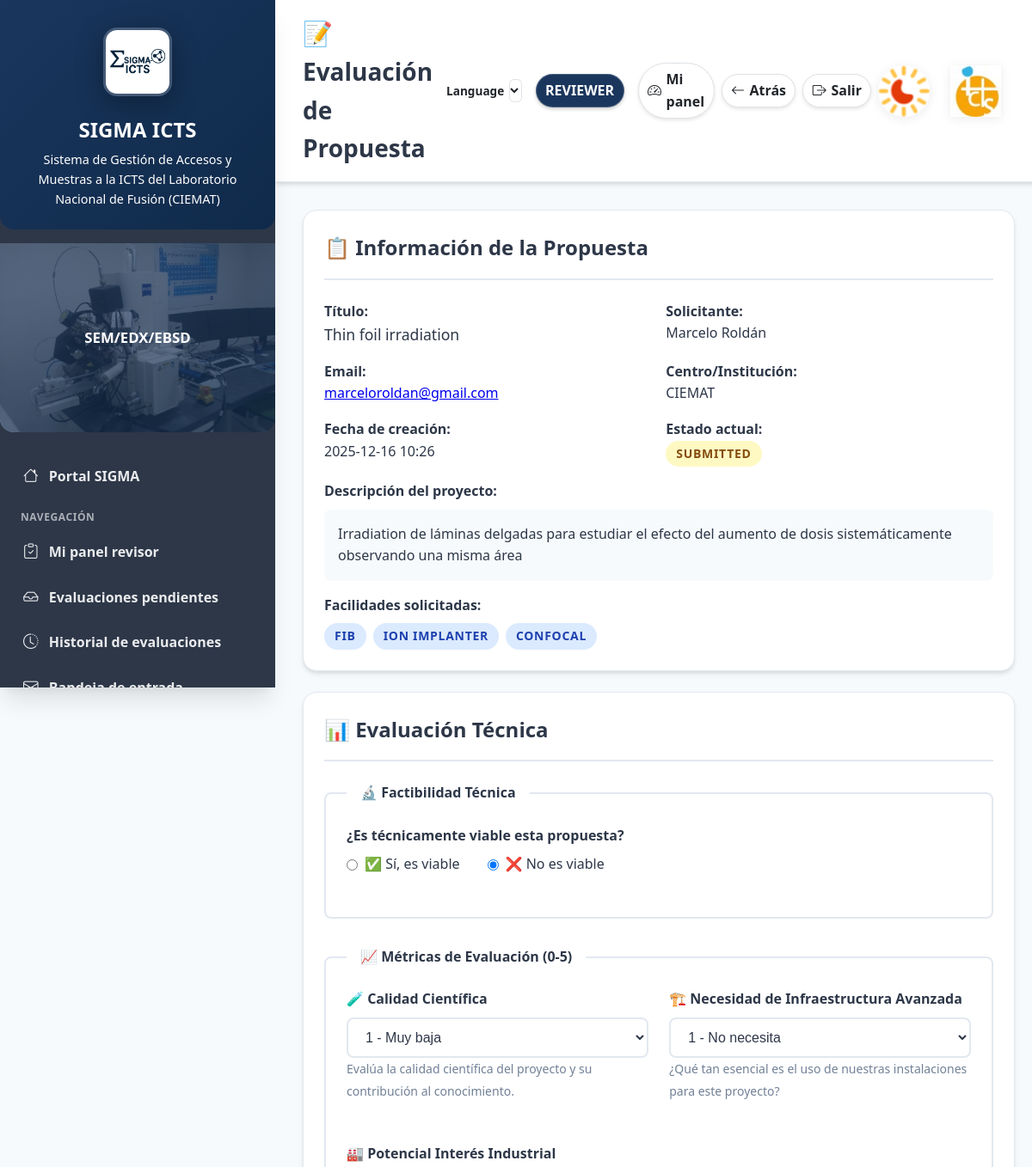
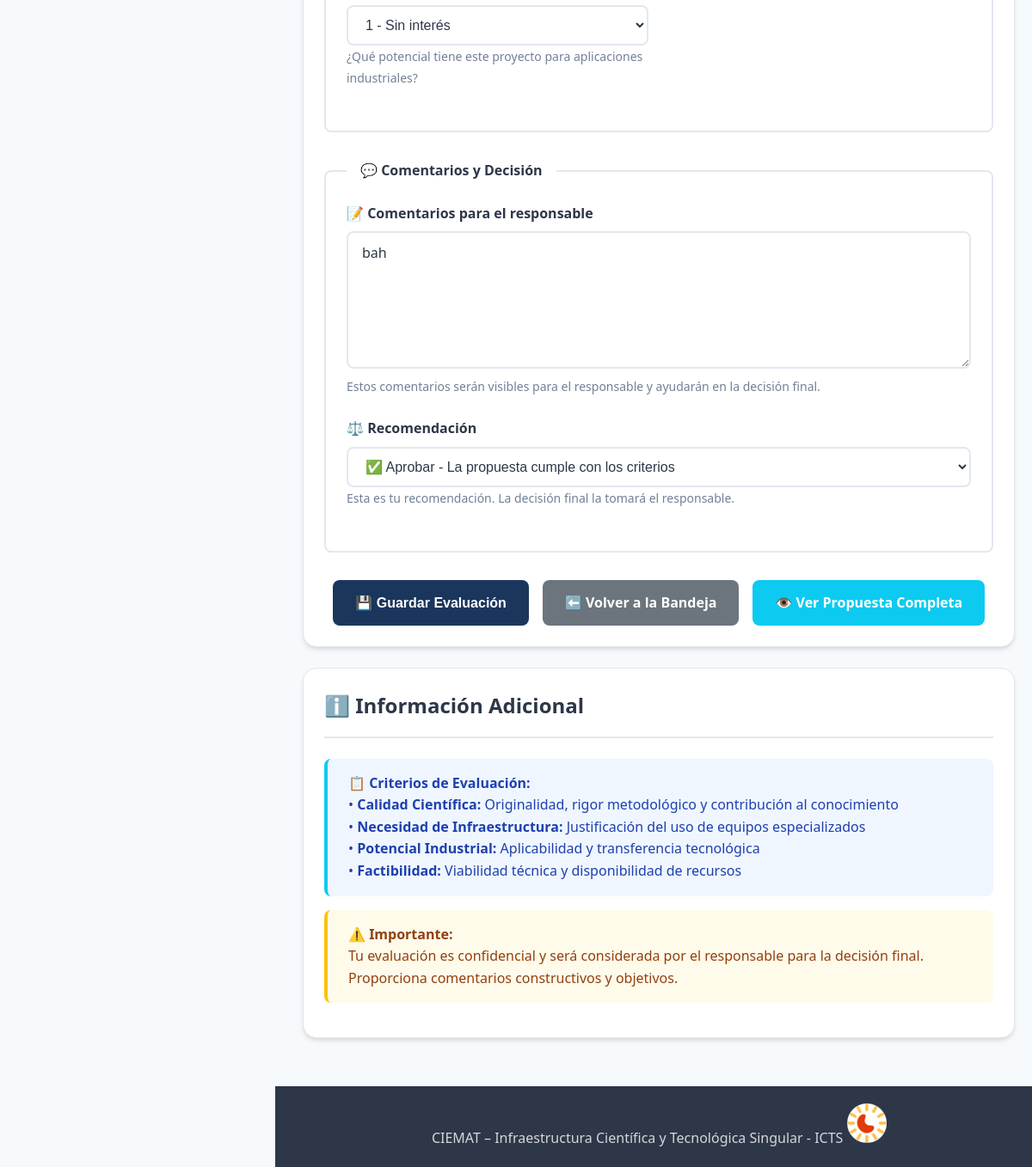
The app's page /icts/reviews/start/271/ (signed in) with its own data (2 pictures, top to bottom).
### icts/models.py (models this page shows, shortened)
class AccessProposal(models.Model):
    ICTS_TECH_FIELDS = (
        "facility_sem",
        "facility_sem_fib",
        "facility_imp",
        "facility_sims",
        "facility_confocal",
        "facility_vdg",
        "facility_profilometer",
    )
    PROJECT_TYPE_CHOICES = [
        ("international", "International"),
        ("european", "European"),
        ("national", "National"),
        ("regional", "Regional"),
    ]
    STATUS_CHOICES = [
        ("draft", "Draft"),
        ("submitted", "Submitted"),
        ("changes_requested", "Changes requested"),
        ("accepted", "Accepted"),
        ("rejected", "Rejected"),
    ]
    applicant = models.ForeignKey(
        settings.AUTH_USER_MODEL,
        on_delete=models.CASCADE,
        related_name="icts_proposals",
    )
    title = models.CharField(max_length=200)
    scope = models.TextField(blank=True)
    facilities = models.ManyToManyField(Facility, blank=True)
    status = models.CharField(max_length=20, choices=STATUS_CHOICES, default="draft")
    responsable_comment = models.TextField(blank=True)
    created_at = models.DateTimeField(auto_now_add=True)
    submitted_at = models.DateTimeField(null=True, blank=True)
    is_new_request = models.BooleanField(default=True, help_text="Is this a new request?")
    previous_access = models.ForeignKey(
        'self',
        on_delete=models.SET_NULL,
        null=True,
        blank=True,
        help_text="Previous approved request to copy data from"
    )
    access_code = models.CharField(max_length=80, blank=True, help_text="Auto-generated access code")
    user_sequence_number = models.PositiveIntegerField(null=True, blank=True)
    applicant_is_different = models.BooleanField(default=False)
    organization = models.CharField(max_length=200, blank=True, help_text="Center/Institution")
    contact_person = models.CharField(max_length=200, blank=True)
    email = models.EmailField(blank=True)
    phone = models.CharField(max_length=50, blank=True)
    project_name = models.CharField(max_length=200, blank=True)
    project_type = models.CharField(
        max_length=100,
        blank=True,
        choices=PROJECT_TYPE_CHOICES,
        help_text="International, European, National, Regional",
    )
    funding_source = models.CharField(max_length=200, blank=True)
    start_year = models.IntegerField(null=True, blank=True)
    end_year = models.IntegerField(null=True, blank=True)
    previous_experiments = models.TextField(blank=True)
    references = models.TextField(blank=True)
    facility_sem = models.BooleanField(default=False)
    facility_sem_fib = models.BooleanField(default=False)
    facility_imp = models.BooleanField(default=False)
    facility_sims = models.BooleanField(default=False)
    facility_confocal = models.BooleanField(default=False)
    facility_vdg = models.BooleanField(default=False)
    facility_profilometer = models.BooleanField(default=False)
    facility_olmat = models.BooleanField(default=False)
    facility_data = models.JSONField(null=True, blank=True, default=dict)
    class Meta:
        constraints = [
            models.UniqueConstraint(
                fields=["applicant", "user_sequence_number"],
                condition=models.Q(user_sequence_number__isnull=False),
                name="unique_accessproposal_user_sequence",
            ),
        ]
    @property
    def has_icts_techniques(self) -> bool:
        return any(getattr(self, field, False) for field in self.ICTS_TECH_FIELDS)

class ICTSUserProfile(models.Model):
    user = models.OneToOneField(
        User, on_delete=models.CASCADE, related_name="icts_profile"
    )
    center = models.CharField("Centro / Institución", max_length=150, blank=True)
    phone = models.CharField("Teléfono", max_length=30, blank=True)
    address = models.TextField("Dirección", blank=True)
    user_siglas = models.CharField("Siglas usuario", max_length=10, blank=True, null=True, unique=True)
    proposal_counter = models.PositiveIntegerField(default=0)
    validated = models.BooleanField("Validado por responsable", default=False)
    created_at = models.DateTimeField(auto_now_add=True)
    matricula = models.CharField("Matrícula CIEMAT", max_length=50, blank=True)

class Facility(models.Model):
    name = models.CharField(max_length=100, unique=True)
    code = models.SlugField(max_length=50, unique=True)

class ProposalReview(models.Model):
    DECISION = [
        ("pending", "Pending"),
        ("approve", "Approve"),
        ("request_changes", "Request changes"),
        ("reject", "Reject"),
    ]
    proposal = models.ForeignKey(
        AccessProposal, on_delete=models.CASCADE, related_name="reviews"
    )
    reviewer = models.ForeignKey(
        settings.AUTH_USER_MODEL, on_delete=models.CASCADE, related_name="icts_reviews"
    )
    decision = models.CharField(max_length=16, choices=DECISION, default="pending")
    comments = models.TextField(blank=True)
    updated_at = models.DateTimeField(auto_now=True)
    feasibility_ok = models.BooleanField(null=True, blank=True, help_text="Is this proposal technically feasible?")
    score_scientific_quality = models.IntegerField(
        null=True, blank=True,
        choices=[(i, i) for i in range(1, 6)],
        help_text="Scientific quality score (1-5)"
    )
    score_need_infrastructure = models.IntegerField(
        null=True, blank=True,
        choices=[(i, i) for i in range(1, 6)],
        help_text="Need for advanced infrastructure score (1-5)"
    )
    score_industrial_potential = models.IntegerField(
        null=True, blank=True,
        choices=[(i, i) for i in range(1, 6)],
        help_text="Industrial potential score (1-5)"
    )
    class Meta:
        unique_together = ("proposal", "reviewer")

### icts/views.py (the view)
# urls.py: path("reviews/start/<int:pk>/", views.review_start, name="review_start"),
@login_required(login_url="/accounts/login/icts/")
@never_cache
def review_start(request, pk):
    groups = get_normalized_user_groups(request.user)
    if is_responsable(request.user, groups):
        return redirect("icts:responsable_dashboard")
    if not is_reviewer(request.user, groups):
        raise PermissionDenied
    obj = get_object_or_404(AccessProposal, pk=pk)
    if not obj.has_icts_techniques:
        messages.error(request, "Esta propuesta es solo OLMAT y no entra en revision ICTS.")
        return redirect("icts:reviewer_inbox")
    review, _ = ProposalReview.objects.get_or_create(proposal=obj, reviewer=request.user)
    if request.method == "POST":
        form = ProposalReviewForm(request.POST, instance=review)
        action = request.POST.get('action', 'save_draft')
        if form.is_valid():
            if action == 'submit':
                feasibility_ok = form.cleaned_data.get("feasibility_ok")
                decision = form.cleaned_data.get("decision")
                if feasibility_ok is None:
                    messages.error(request, "Debes indicar si la propuesta es viable técnicamente.")
                elif decision not in {"approve", "request_changes", "reject"}:
                    messages.error(request, "Debes seleccionar una recomendación final.")
                else:
                    form.save()
                    send_proposal_notification(obj, 'review_completed')
                    messages.success(request, "Evaluación enviada correctamente.")
                    return redirect("icts:reviewer_inbox")
            else:
                form.save()
                messages.success(request, "Borrador guardado.")
                return redirect("icts:reviewer_inbox")
        else:
            messages.error(request, "Corrige los errores del formulario.")
    else:
        form = ProposalReviewForm(instance=review)
    return render(request, "icts/review_form.html", {
        "proposal": obj,
        "form": form,
        "review": review
    })

### templates/icts/review_form.html (shortened to what this page needs)
{% extends 'icts/base_generic.html' %}
{% block page_title %}📝 Evaluación de Propuesta{% endblock %}
{% block page_content %}
<div class="card">
  <div class="card-header">
    <h2 class="card-title">📋 Información de la Propuesta</h2>
  </div>
  <div style="display: grid; grid-template-columns: repeat(auto-fit, minmax(300px, 1fr)); gap: 1rem;">
    <div>
      <strong>Título:</strong><br>
      <span style="font-size: 1.1rem;">{{ proposal.title }}</span>
    </div>
    <div>
      <strong>Solicitante:</strong><br>
      {{ proposal.applicant.get_full_name|default:proposal.applicant.username }}
    </div>
    <div>
      <strong>Email:</strong><br>
      <a href="mailto:{{ proposal.applicant.email }}">{{ proposal.applicant.email }}</a>
    </div>
    <div>
      <strong>Centro/Institución:</strong><br>
      {% if proposal.applicant.icts_profile %}
        {{ proposal.applicant.icts_profile.center|default:"No especificado" }}
      {% else %}
        No especificado
      {% endif %}
    </div>
    <div>
      <strong>Fecha de creación:</strong><br>
      {{ proposal.created_at|date:"Y-m-d H:i" }}
    </div>
    <div>
      <strong>Estado actual:</strong><br>
      <span class="badge {% if proposal.status == 'submitted' %}yellow{% elif proposal.status == 'accepted' %}green{% elif proposal.status == 'rejected' %}red{% else %}blue{% endif %}">
        {{ proposal.get_status_display }}
      </span>
    </div>
  </div>
  {% if proposal.scope %}
    <div class="mt-4">
      <strong>Descripción del proyecto:</strong><br>
      <div style="background: var(--bg-main); padding: 1rem; border-radius: 0.5rem; margin-top: 0.5rem;">
        {{ proposal.scope|linebreaks }}
      </div>
    </div>
  {% endif %}
  {% if proposal.facilities.exists %}
    <div class="mt-4">
      <strong>Facilidades solicitadas:</strong><br>
      <div class="d-flex gap-2" style="flex-wrap: wrap; margin-top: 0.5rem;">
        {% for facility in proposal.facilities.all %}
          <span class="badge blue">{{ facility.name }}</span>
        {% endfor %}
      </div>
    </div>
  {% endif %}
</div>
<form method="post" class="card">
  <div class="card-header">
    <h2 class="card-title">📊 Evaluación Técnica</h2>
  </div>
  <fieldset style="border: 2px solid var(--border); border-radius: 0.5rem; padding: 1.5rem; margin-bottom: 2rem;">
    <legend style="font-weight: 600; color: var(--text-primary); padding: 0 1rem;">🔬 Factibilidad Técnica</legend>
    <div class="form-group">
      <label class="form-label">¿Es técnicamente viable esta propuesta?</label>
      <div style="display: flex; gap: 2rem; margin-top: 0.5rem;">
        <label style="display: flex; align-items: center; gap: 0.5rem; cursor: pointer;">
          <input type="radio" name="feasibility_ok" value="true"
                 {% if form.feasibility_ok.value == True %}checked{% endif %}>
          ✅ Sí, es viable
        </label>
        <label style="display: flex; align-items: center; gap: 0.5rem; cursor: pointer;">
          <input type="radio" name="feasibility_ok" value="false"
                 {% if form.feasibility_ok.value == False %}checked{% endif %}>
          ❌ No es viable
        </label>
      </div>
    </div>
  </fieldset>
  <fieldset style="border: 2px solid var(--border); border-radius: 0.5rem; padding: 1.5rem; margin-bottom: 2rem;">
    <legend style="font-weight: 600; color: var(--text-primary); padding: 0 1rem;">📈 Métricas de Evaluación (0-5)</legend>
    <div style="display: grid; grid-template-columns: repeat(auto-fit, minmax(300px, 1fr)); gap: 1.5rem;">
      <div class="form-group">
        <label class="form-label" for="{{ form.score_scientific_quality.id_for_label }}">
          🧪 Calidad Científica
        </label>
        <select name="score_scientific_quality" id="{{ form.score_scientific_quality.id_for_label }}" class="form-input">
          <option value="1" {% if form.score_scientific_quality.value == 1 %}selected{% endif %}>1 - Muy baja</option>
        </select>
        <small class="muted">Evalúa la calidad científica del proyecto y su contribución al conocimiento.</small>
      </div>
      <div class="form-group">
        <label class="form-label" for="{{ form.score_need_infrastructure.id_for_label }}">
          🏗️ Necesidad de Infraestructura Avanzada
        </label>
        <select name="score_need_infrastructure" id="{{ form.score_need_infrastructure.id_for_label }}" class="form-input">
          <option value="1" {% if form.score_need_infrastructure.value == 1 %}selected{% endif %}>1 - No necesita</option>
        </select>
        <small class="muted">¿Qué tan esencial es el uso de nuestras instalaciones para este proyecto?</small>
      </div>
      <div class="form-group">
        <label class="form-label" for="{{ form.score_industrial_potential.id_for_label }}">
          🏭 Potencial Interés Industrial
        </label>
        <select name="score_industrial_potential" id="{{ form.score_industrial_potential.id_for_label }}" class="form-input">
          <option value="1" {% if form.score_industrial_potential.value == 1 %}selected{% endif %}>1 - Sin interés</option>
        </select>
        <small class="muted">¿Qué potencial tiene este proyecto para aplicaciones industriales?</small>
      </div>
    </div>
  </fieldset>
  <fieldset style="border: 2px solid var(--border); border-radius: 0.5rem; padding: 1.5rem; margin-bottom: 2rem;">
    <legend style="font-weight: 600; color: var(--text-primary); padding: 0 1rem;">💬 Comentarios y Decisión</legend>
    <div class="form-group">
      <label class="form-label" for="{{ form.comments.id_for_label }}">
        📝 Comentarios para el responsable
      </label>
      <textarea name="comments" id="{{ form.comments.id_for_label }}"
                class="form-input" rows="6"
                placeholder="Proporciona comentarios detallados sobre tu evaluación...">{{ form.comments.value|default:"" }}</textarea>
      <small class="muted">Estos comentarios serán visibles para el responsable y ayudarán en la decisión final.</small>
    </div>
    <div class="form-group">
      <label class="form-label" for="{{ form.decision.id_for_label }}">
        ⚖️ Recomendación
      </label>
      <select name="decision" id="{{ form.decision.id_for_label }}" class="form-input">
        <option value="approve" {% if form.decision.value == 'approve' %}selected{% endif %}>
          ✅ Aprobar - La propuesta cumple con los criterios
        </option>
      </select>
      <small class="muted">Esta es tu recomendación. La decisión final la tomará el responsable.</small>
    </div>
  </fieldset>
  <div class="actions">
    <button type="submit" class="btn btn-primary">
      💾 Guardar Evaluación
    </button>
    <a href="{% url 'icts:reviewer_inbox' %}" class="btn btn-secondary">
      ⬅️ Volver a la Bandeja
    </a>
    <a href="{% url 'icts:proposal_detail' proposal.id %}" class="btn btn-info" target="_blank">
      👁️ Ver Propuesta Completa
    </a>
  </div>
</form>
<div class="card">
  <div class="card-header">
    <h2 class="card-title">ℹ️ Información Adicional</h2>
  </div>
  <div class="alert info">
    <strong>📋 Criterios de Evaluación:</strong><br>
    • <strong>Calidad Científica:</strong> Originalidad, rigor metodológico y contribución al conocimiento<br>
    • <strong>Necesidad de Infraestructura:</strong> Justificación del uso de equipos especializados<br>
    • <strong>Potencial Industrial:</strong> Aplicabilidad y transferencia tecnológica<br>
    • <strong>Factibilidad:</strong> Viabilidad técnica y disponibilidad de recursos
  </div>
  <div class="alert warning">
    <strong>⚠️ Importante:</strong><br>
    Tu evaluación es confidencial y será considerada por el responsable para la decisión final.
    Proporciona comentarios constructivos y objetivos.
  </div>
</div>
{% endblock %}

### records on screen
AccessProposal: title "Thin foil irradiation", applicant.get_full_name "Marcelo Roldán", applicant.email "marceloroldan@gmail.com", applicant.icts_profile.center "CIEMAT", created_at "2025-12-16 10:26", status "SUBMITTED", scope "Irradiation de láminas delgadas para estudiar el efecto del aumento de dosis sistemáticamente observando una misma área"
Facility: name "FIB"
Facility: name "ION IMPLANTER"
Facility: name "CONFOCAL"
ProposalReview: comments "bah", decision "✅ Aprobar - La propuesta cumple con los criterios"
